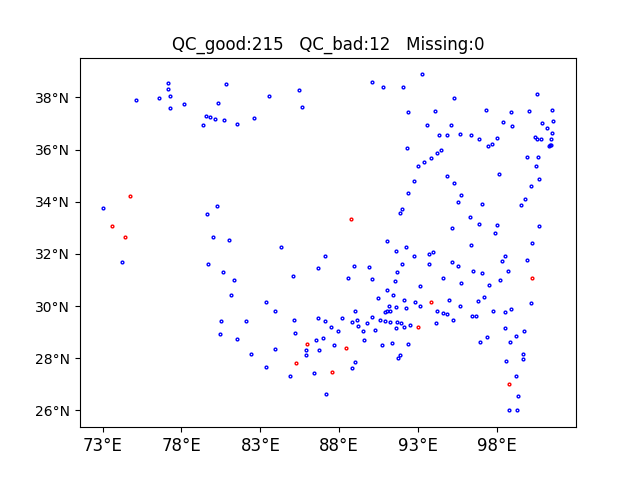

This chart was generated by the following Python code:
import pandas as pd
import numpy as np
import matplotlib.pyplot as plt
from scipy.interpolate import griddata

# 读取原始数据
with open('/Users/yanyuchen/青藏高原dem图/gts_omb_oma_01.txt', 'r') as f:
    raw_data = f.readlines()
    data = []
    for row in raw_data:
        fields = row.split()
        data.append(fields)

    df = pd.DataFrame(data)
    column_names = ['1', 'Column1', 'lat', 'lon', 'height', '5', '6', '7',
                    '8', '9', '10', '11', '12', '13', '14', '15', '16', '17', '18'
                    , '19', '20', '21', '22', '23', '24', '25', '26', '27', '28', '29']
    df.columns = column_names
    df = df.iloc[:457, :]
    df = df.drop([0])
    df = df.dropna(how='all')
    df = df[df['1'] != '1']
    df = df.reset_index(drop=True)
    print(df['7'])


lon = df['lon'].astype(float).values
lat = df['lat'].astype(float).values
alt = df['height'].astype(float).values
var_7 = df['7'].astype(float).values
# 增加插值点数量
# num_points = 10000
# xi, yi = np.meshgrid(np.linspace(lon.min(), lon.max(), num_points), np.linspace(lat.min(), lat.max(), num_points))
#
# # 插值
# zi = griddata((lon, lat), alt, (xi, yi), method='linear')
# zi = np.nan_to_num(zi)
#
# # 画图
# plt.imshow(zi, cmap='gray_r', extent=[lon.min(), lon.max(),lat.min(),  lat.max()])  # 使用 terrain 色彩映射增加对比度
#
# # 添加 colorbar
# cbar = plt.colorbar(orientation='horizontal', extend='both', extendfrac=0.1)
#
# #  colorbar 标记的位置和标签
# cbar.set_ticks(np.linspace(zi.min(), zi.max(), 5))
# cbar.set_ticklabels([f'{val:.0f}' for val in np.linspace(zi.min(), zi.max(), 5)])

count_blue = 0
count_red = 0

for i, value in enumerate(var_7):
    if value >= 0:
        count_blue += 1
        plt.plot(lon[i], lat[i], 'bo', markersize=2, markerfacecolor='none')
    else:
        count_red += 1
        plt.plot(lon[i], lat[i], 'ro', markersize=2, markerfacecolor='none')



x_ticks = np.arange(min(lon), max(lon)+1, 5)
y_ticks = np.arange(min(lat), max(lat)+1, 2)

plt.xticks(x_ticks, [f'{x:.0f}°E' for x in x_ticks],fontsize = 12)
plt.yticks(y_ticks, [f'{y:.0f}°N' for y in y_ticks],fontsize = 10)





# 显示图像
plt.title(f'QC_good:{count_blue}   QC_bad:{count_red}   Missing:0')
plt.savefig('1')
plt.show()
